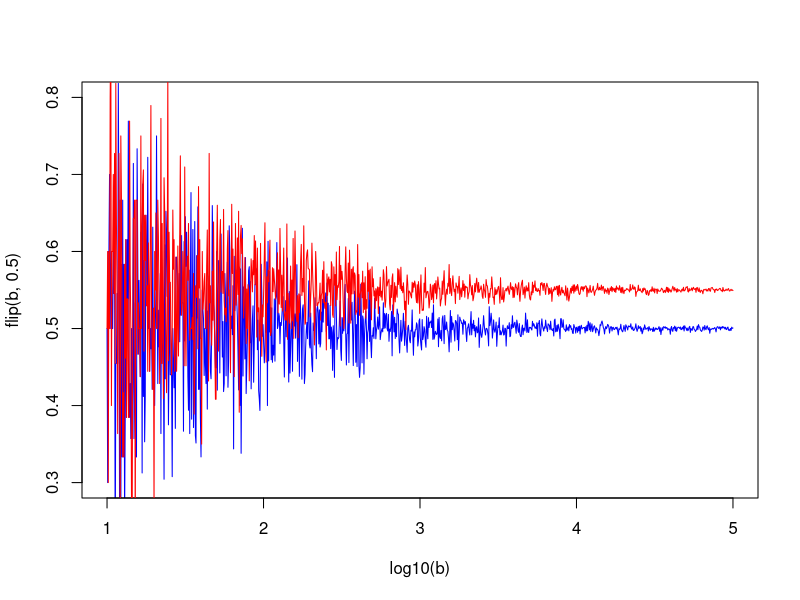
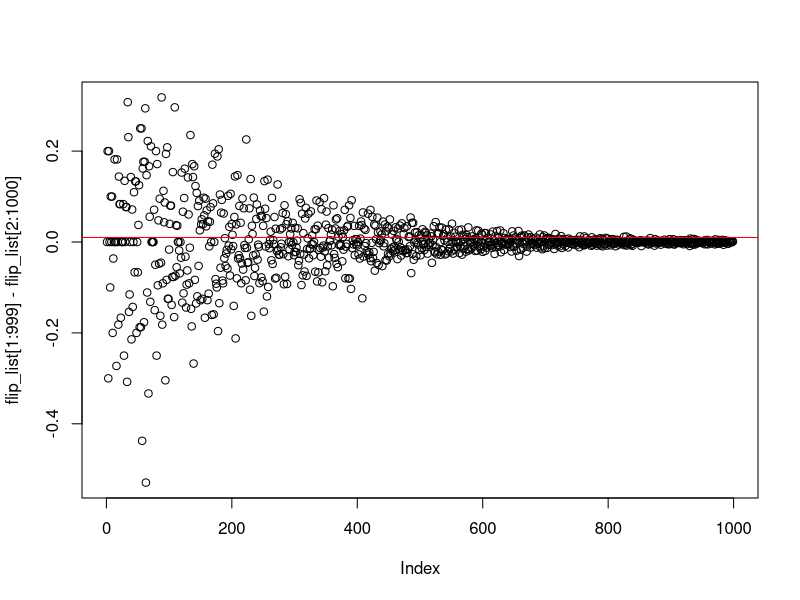
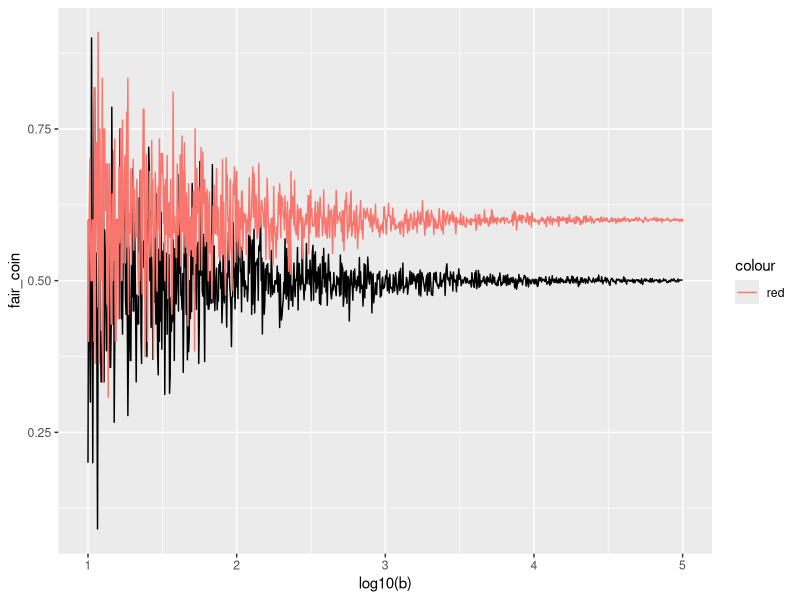
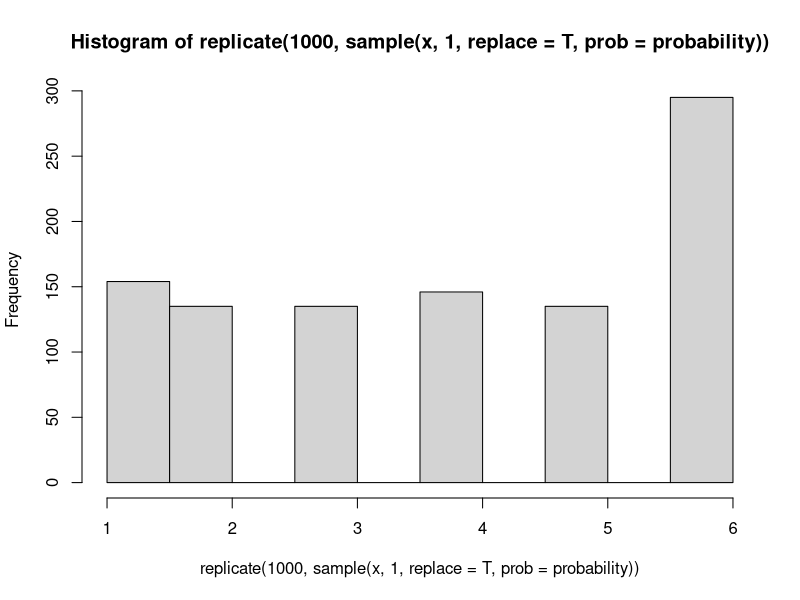

Source code (R) for these figures, in order: (Note: this script raises an error after producing the figures.)
b<-10^seq(1,5,len=1000) #creates a 1000 simulations ranging frmo 10^1 to 10^5


#flip is a funciton that takes two parameters, b and x, which are the number of simulations and the probablity of the coin with a default of .5, also known as 50/50
flip <-function(b,x=.5){
  sapply(b,                   #lapply takes a vector and then applies a function with that vector
         function(b) mean(rbinom(b,1,x)))  #rbinom is a base R function that randonly generates values based on the binomial forumla
}

plot(log10(b),flip(b,.5),type='l',col='blue',ylim = c(.3,.8))  #plot will create a graph with log10(b) as the x axes and then pots the result of the flip() function above
lines(log10(b),flip(b,.55),type='l',col='red')  #lines is like plot, but instead of creating a new plot, it overlays over top of the current plot

flip_list<-flip(b,.5)

plot(flip_list[1:999]-flip_list[2:1000])
abline(h=.01, col='red')


fair_coin<-flip(b,.5)
unfair_coin<-flip(b,.6)
df<-data.frame(fair_coin,unfair_coin)
library(ggplot2)
p<-ggplot(data=df,aes(x=log10(b),y=fair_coin))+geom_line() #makes first graph, saves to 'p'

p+ geom_line(aes(x=log10(b),y=unfair_coin,col='red')) #adds new graph to 'p'





rbinom(10,10,.5) # 10 is the number of observations while '1' is the number of trials. So, if this were 10 as well, there would a sum of 'successes' that were less than 10
dbinom(3,10,.5)  # this determines the density,  aka probability of exact outcome, so x= 3 heads out of 10, is not the cumulative 0-3 but exactly 3 for example. for cumulative, use pbinom, or sum dbinom:
sum(dbinom(3,10,.5),dbinom(2,10,.5),dbinom(1,10,.5),dbinom(0,10,.5))
pbinom(3,10,.5)




#coin_flip() does the flipping, two styles, by thumb is standard

coin_flip<-function(type = .5, bias = .1){
  rbinom(1,1,type+bias)
}
mean(replicate(100,coin_flip()))

#coin will be either unbiased or biased.

Bag_of_coins<- c(rep(.5,9),.6) #lists 9 fair coins, one biased coin at .6
sample<-sample(Bag_of_coins,5,replace = F) #picks 5 coins randomly from bag
coin_flip(type=sample,bias=0)


#expected value
x<-c(1,2,3,4,5,6) # single dice
probability<-(c(rep(1/7,5),.2857143)) #probabilty that the dice is loaded for 6
  hist(replicate(1000,sample(x,1,replace = T,prob=probability)))


  x<-c(0,1) # single coin, 0=Tails
  probability<-c(.5,.5) #probabilty that the coin is fair = .5
  mean(replicate(1000,sample(x,1,replace = T,prob=probability)))

#simulation game




  #flip game
  #establish players, beginning money
  Player_class<-function(s,p){
    value<-list("stash"=s,"player_name"=p)
      attr(value, "class") <- "player"
    value}

  flip<-function(obj){
      UseMethod("flip")
  }

  flip.default<-function(obj,p=.5){
    value<-rbinom(1,1,p)
    value
  }

  flip.player<-function(obj,p=.5){
    value<-rbinom(1,1,p)
    value
  }

  p1<-Player_class(10,'p1')
  p2<-Player_class(10,'p2')

  flip(p1)  #this is a method, a function, called for player1 'p1' where rbinom produces a coint toss
  #questions: how to modify probablity from default of .5?
  #

  n<-2  #number of players

  for (i in 1:n){print(i)}



  p1<-10;p2<-10
  #player_stash <- 10
  # 1.
  bet_options<-c(1,2,3)
  bet<-sample(bet_options,1)

  #4 determine winner or loser
  #     person who flips calls h/t
  call_coin<-sample(c(1,0),1)
  ifelse(call_coin==1,print("I call heads"),print("I call tails"))


  #flip coin
      flip<-rbinom(1,1,.5)
      ifelse(flip==1,print("Heads"),print("Tails"))
  if(call_coin - flip==0){
    p1<-p1+bet
    p2<-p2-bet
    }else{
       p1<-p1-bet
       p2<-p2+bet}

  # if call - flip  != 0 then non caller wins
  # winner has their stash += bet
  # loser has tehir stash reduced -= bet



  #sample from















################
      #object oriented Programming#
library(R6)

      Player<-R6Class("Player",
                      public = list(
                        name = NULL,
                        stash = NULL,
                        betting_style = NULL,
                        initialize = function(name = NA, stash = NA, betting_style = 2) {
                          self$name <- name  #these functions will be called upon intitializing new objects
                          self$stash <- stash
                          self$betting_style<-betting_style
                          self$greet()
                          },
                        set_stash = function(val) {
                          self$stash <- val
                        },
                        greet = function() {
                          cat(paste0("Hello, my name is ", self$name, ".\n"))
                          cat(paste0("My stash of chips is ", self$stash, ".\n"))
                          cat(paste0("My style of betting is ", self$betting_style, ".\n"))
                        },
                        call_coin = function(){
                          call<-ifelse(sample(c(1,0),1)==1,'Heads!','Tails!')
                          cat(paste0("I call ",call,"\n"))
                        },
                        flip_coin = function(){
                          #validate that bet of 'heads or tails' has occured
                          #if (call)
                            flip<-rbinom(1,1,.5)
                          ifelse(flip==1,flip<-"Heads",flip<-"Tails")
                          flip
                        }#,
                        #make_bet<-function(player){
                        #  call_coin()

                        #  }

                      )
      )
p1<-Player$new("Brian",10,3)
p2<-Player$new("Julie",10)

# the following game should take 2 players and let them flip a coin after call heads/tails.
# Two mirror a real word 2 minute round of several bets,
#a minimum of 4 bets can occur and a limit of 15...
#assumes one could only make 15 bets in 2 minutes,  and a min of 4 bets
Betting_Game<-R6Class('Betting_Game',

                      public = list(
                        name = NULL,
                        outcome = NULL,

                        initialize = function(name = NA, outcome = NA) {
                          self$name <- name  #these functions will be called upon intitializing new objects
                          self$outcome <- outcome
                          self$greet()
                        },
                        greet = function() {
                          cat(paste0("Hello, would you like to play a game?","\n"))
                        },
                        bet<-function(p1,p2){  #take 2 players
                          player1<-p1
                          player2<-p2
                          makes_call<-sample(c(player1,player2),1)
                          cat(makes_call[[1]]$name," gets to make the call")
                          makes_call

                        }
                        )
)

game1<-Betting_Game$new("game 1")
